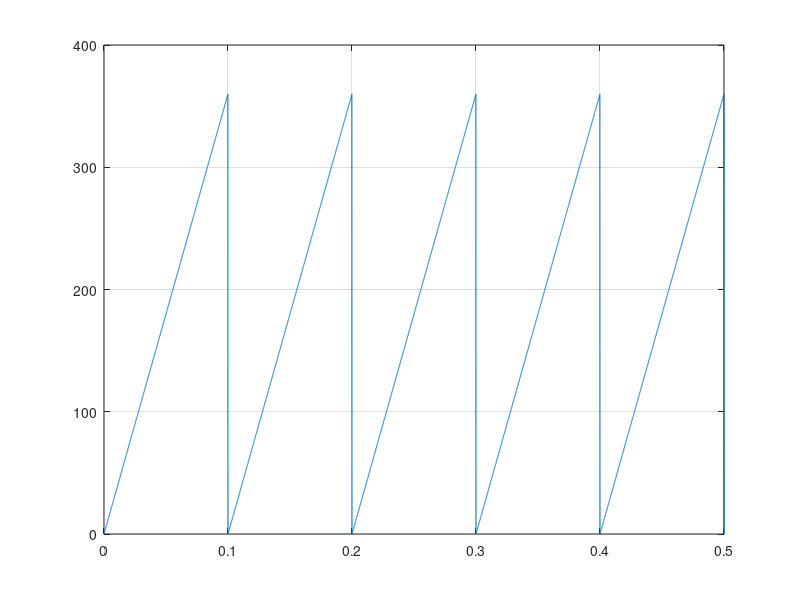

Write MATLAB code to recreate this figure. (Note: this script raises an error after producing the figure.)
% Matteo Pantano 
% Generation of Trajectories - Internship @ L.I.A.M Lab


% Sawtooth function having rpm of motor

% rpm of our motor
rpm = 600;
Fs = 10000;
dt = 1/Fs;
% period of one round knowing thr rpm of the motor
T = 60/rpm;
t = 0:dt:0.5;
%t = 0:dt:T+dt;
%x =  180 * sawtooth(2*pi*50*t, 1) + 180;

% sawtooth in radiant that goes from 0 to 0.1 seconds [one period]
%x =  pi * sawtooth((rpm/30)*pi*t,1) + pi;

% sawtooth in deg that goes from 0 to 0.1 seconds [one period]
x =  180 * sawtooth((rpm/30)*pi*t,1) + 180;

figure
plot(t,x)
grid on

% spectrogram
figure('Name','Spectrogram','NumberTitle', 'off')
spectrogram(x,'yaxis')



